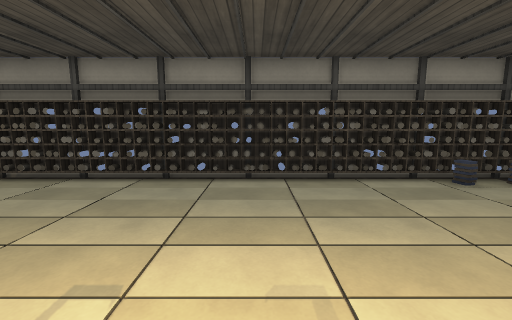
view 1 (above)

12 first-person views from a walk through a level from a Godot 3-D game. The camera is 1.4 m above the floor, tilts 8° down and sees 90° across. The floor is counted in squares, 1 m on a side. Each view is taken from the middle of a square. On the plan, view 1 faces up. The plan holds only what a view shows up to about 13 squares ahead; the rest is blank. The place goes on beyond the plan. Surface patterns are stand-ins for the level's own textures.

view 2
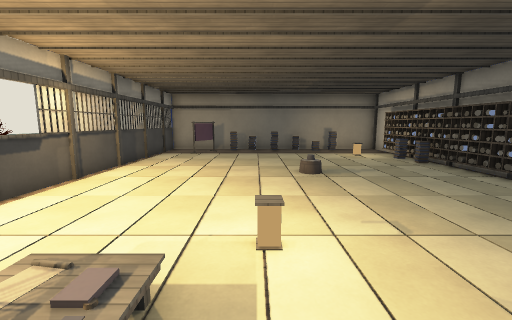

view 3
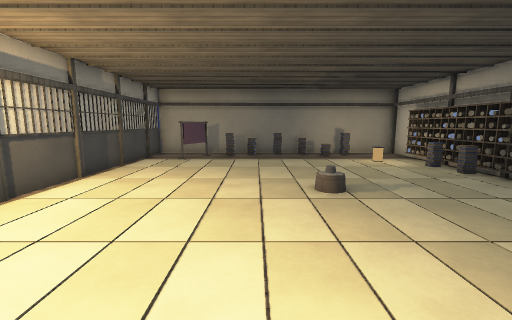

view 4
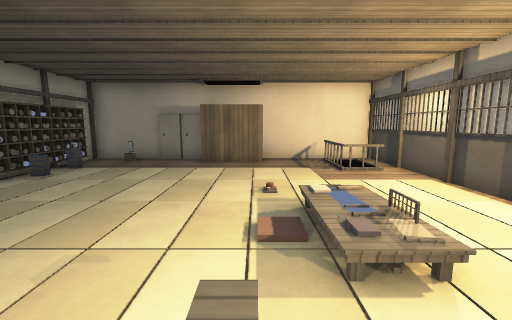

view 5
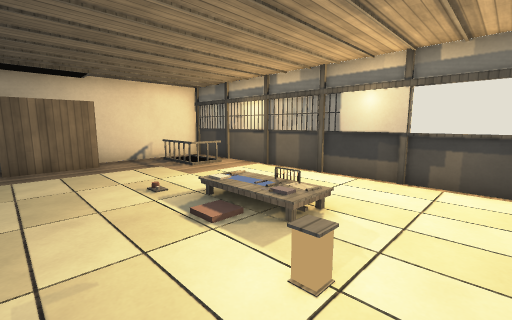

view 6
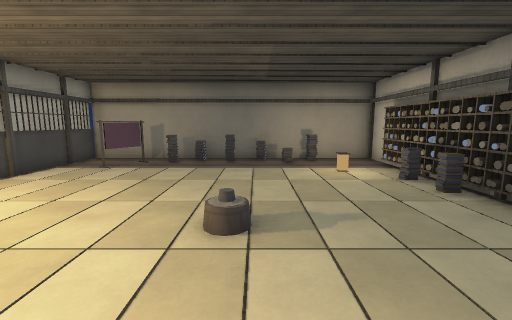

view 7
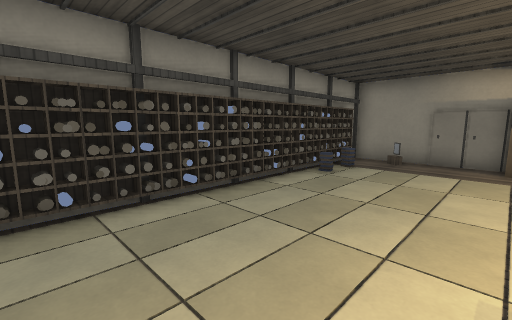

view 8
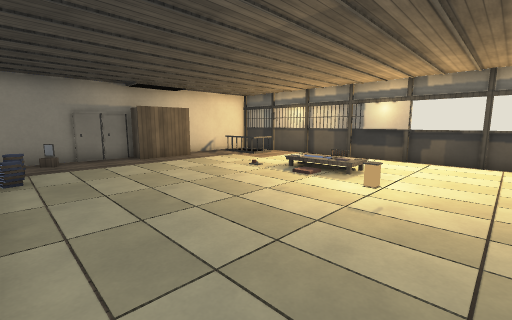

view 9
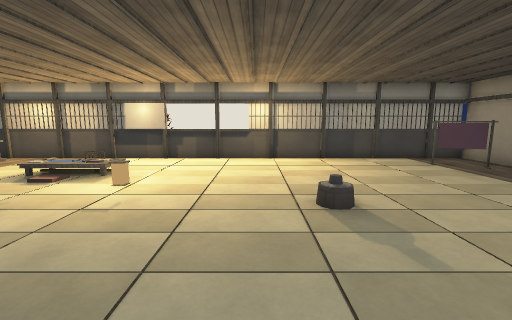

view 10
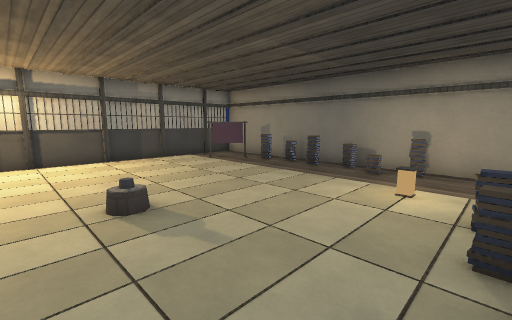

view 11
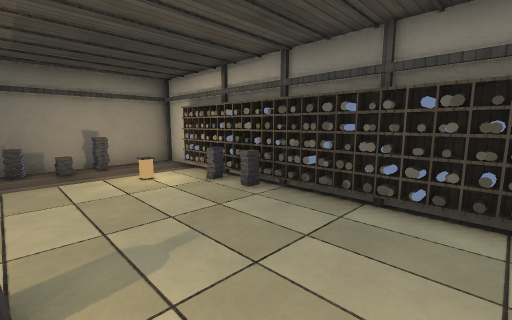

view 12
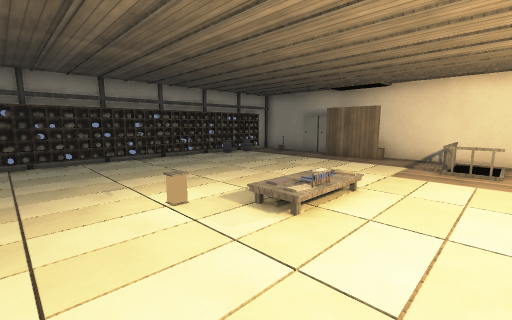

### Floor plan
Points are (right, up) in squares from view 1. A wall is a line through its corners. A room is listed if a view was taken in it or the views show most of it. See-through windows are left out.
Room 1 (views 1, 2, 3, 4, 5, 6, 7, 8, 9, 10, 11, 12)
walls: (-7, 6.7) (-7.6, 6.7); (-7.1, 6.8) (-7.1, 5.8); (3.9, 6.7) (-5.8, 6.7); (7.6, -0.4) (7.6, 2) (8.5, 2); (-11.6, -2.2) (-10.1, -3); (-11.4, 6.7) (-12.7, 6.7) (-12.7, -4.5); (7.8, 6.4) (-11, 6.4); (-12.8, -4.8) (8.7, -4.8) (8.7, 6.7) (8.1, 6.7)
low walls: (-7.1, 6.2) (-7.1, 5.7); (5.7, -4) (5.7, -2.7) (8, -2.7); (-11.8, 1.2) (-11.8, 0.8); (-11.8, -0.9) (-11.6, -1.4); (-12, 2.4) (-12.1, 1.9); (-12.1, 2.4) (-12.1, 1.9); (-12.2, 1.2) (-11.8, 1.2) (-11.7, 0.8); (-12, 4.5) (-11.9, 4); (-12, 4.5) (-11.9, 4)

Positions as (right, up) in squares from view 1, and headings:
1: (0, 0), facing up
2: (2, 0), facing left
3: (0, 0), facing left
4: (-2, 0), facing right
5: (-2, 2), facing down-right
6: (-2, 2), facing left
7: (-2, 2), facing up-right
8: (-3, 6), facing down-right
9: (-4, 6), facing down
10: (-4, 6), facing down-left
11: (-3, 2), facing up-left
12: (-3, -4), facing up-right
